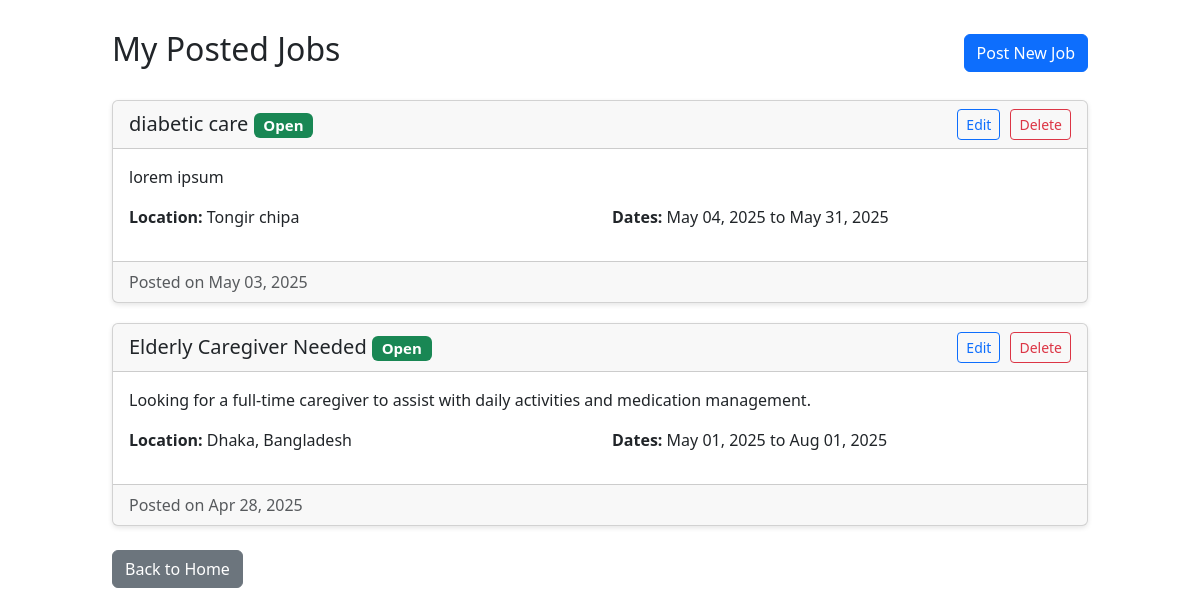
/patient/view_my_jobs.php (signed in), run on the app's committed database.
### tables this page shows
CREATE TABLE `job_posting` (
  `Job_ID` int(11) NOT NULL,
  `Patient_ID` int(11) DEFAULT NULL,
  `Job_title` varchar(100) DEFAULT NULL,
  `Job_description` text DEFAULT NULL,
  `Location` varchar(100) DEFAULT NULL,
  `Start_date` date DEFAULT NULL,
  `End_date` date DEFAULT NULL,
  `Status` enum('open','closed','in progress') DEFAULT NULL,
  `Created_at` datetime DEFAULT current_timestamp()
);

### patient/view_my_jobs.php (the view, shortened to what this page needs)
<?php
$conn = new mysqli('localhost', 'root', '', 'homecarebd');
$jobs = [];
$email = $_SESSION['email'];
$stmt = $conn->prepare("SELECT users.User_ID, users.Role FROM users WHERE Email = ?");
$stmt->bind_param("s", $email);
$stmt->execute();
$result = $stmt->get_result();
$user_data = $result->fetch_assoc();
$user_id = $user_data['User_ID'];
$jobs_stmt = $conn->prepare("SELECT * FROM job_posting WHERE Patient_ID = ? ORDER BY Start_date DESC");
$jobs_stmt->bind_param("i", $user_id);
$jobs_stmt->execute();
$jobs_result = $jobs_stmt->get_result();
if($jobs_result->num_rows > 0) {
    while($row = $jobs_result->fetch_assoc()) {
        $jobs[] = $row;
    }
}
?>
<!DOCTYPE html>
<html lang="en">
<head>
    <link href="https://cdn.jsdelivr.net/npm/bootstrap@5.3.0/dist/css/bootstrap.min.css" rel="stylesheet">
</head>
<body>
    <div class="container">
        <div class="d-flex justify-content-between align-items-center mb-4">
            <h2>My Posted Jobs</h2>
            <a href="job_posting.php" class="btn btn-primary">Post New Job</a>
        </div>
        <?php
        if (empty($jobs)) {
            echo '<div class="empty-state">
                    <h4>No jobs posted yet</h4>
                    <p>When you post a job, it will appear here.</p>
                    <a href="post_job.php" class="btn btn-outline-primary">Post Your First Job</a>
                  </div>';
        } else {
            foreach ($jobs as $job) {
                $status_badge = '';
                switch($job['Status']) {
                    case 'open':
                        $status_badge = '<span class="badge bg-success">Open</span>';
                        break;
                }
                echo '<div class="card job-card">
                        <div class="card-header d-flex justify-content-between align-items-center">
                            <h5 class="mb-0">' . htmlspecialchars($job['Job_title']) . ' ' . $status_badge . '</h5>
                            <div class="job-actions">
                                <a href="edit_job.php?id=' . $job['Job_ID'] . '" class="btn btn-sm btn-outline-primary">Edit</a>
                                <a href="view_my_jobs.php?delete=' . $job['Job_ID'] . '" class="btn btn-sm btn-outline-danger"
                                   onclick="return confirm(\'Are you sure you want to delete this job?\');">Delete</a>
                            </div>
                        </div>
                        <div class="card-body">
                            <p class="card-text">' . nl2br(htmlspecialchars($job['Job_description'])) . '</p>
                            <div class="row mt-3">
                                <div class="col-md-6">
                                    <p><strong>Location:</strong> ' . htmlspecialchars($job['Location']) . '</p>
                                </div>
                                <div class="col-md-6">
                                    <p><strong>Dates:</strong> ' . htmlspecialchars(date('M d, Y', strtotime($job['Start_date']))) .
                                    ' to ' . htmlspecialchars(date('M d, Y', strtotime($job['End_date']))) . '</p>
                                </div>
                            </div>
                        </div>
                        <div class="card-footer text-muted">
                            Posted on ' . htmlspecialchars(date('M d, Y', strtotime($job['Created_at'] ?? 'now'))) . '
                        </div>
                      </div>';
            }
        }
        ?>
        <div class="mt-4">
            <a href="dashboard.php" class="btn btn-secondary">Back to Home</a>
        </div>
    </div>
</body>
</html>

### patient/view_my_jobs.php (style rules this page uses)
.container { max-width: 1000px; margin-top: 30px; }
.job-card { margin-bottom: 20px; box-shadow: 0 2px 5px rgba(0,0,0,0.1); }
.job-actions { display: flex; gap: 10px; }

### data on the page
job_posting: Job_title "diabetic care", Status "Open", Job_description "lorem ipsum", Location "Tongir chipa", Start_date "May 04, 2025", End_date "May 31, 2025", Created_at "May 03, 2025"
job_posting: Job_title "Elderly Caregiver Needed", Status "Open", Job_description "Looking for a full-time caregiver to assist with daily activities and medication management.", Location "Dhaka, Bangladesh", Start_date "May 01, 2025", End_date "Aug 01, 2025", Created_at "Apr 28, 2025"
